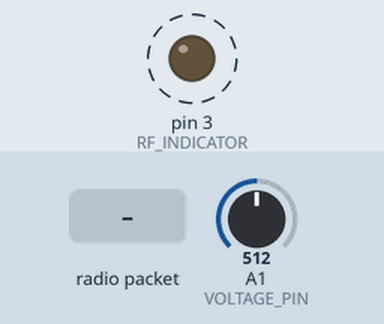
Recording of a sketch running on a simulated Arduino Uno, built with avr-gcc and run on an emulated ATmega328P. On the bench: output pins drawn as LEDs (lit = HIGH). Dashed ring = blinking. The test bench sets the inputs (shaded band); at power-on: A1 (VOLTAGE_PIN) = 512. No radio packets arrive unless stated; what the sketch prints to the serial monitor is not drawn.

Above: at 1.2 s.
1.3 s: radio packet "1" arrives
Timing chart, 0 to 11.3 s (numbered marks = the images above; inputs shaded):
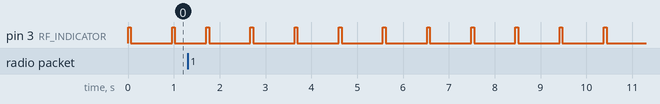

The sketch:

nrf24_client.ino
```cpp
// nrf24_client.pde
// -*- mode: C++ -*-
// Example sketch showing how to create a simple messageing client
// with the RH_NRF24 class. RH_NRF24 class does not provide for addressing or
// reliability, so you should only use RH_NRF24 if you do not need the higher
// level messaging abilities.
// It is designed to work with the other example nrf24_server.
// Tested on Uno with Sparkfun NRF25L01 module
// Tested on Anarduino Mini (http://www.anarduino.com/mini/) with RFM73 module
// Tested on Arduino Mega with Sparkfun WRL-00691 NRF25L01 module

#include <SPI.h>
#include <RH_NRF24.h>

#define RF_CS_PIN 7
#define RF_CE_PIN 9
#define RF_INDICATOR 3
#define VOLTAGE_PIN A1

// Singleton instance of the radio driver
RH_NRF24 nrf24(RF_CE_PIN, RF_CS_PIN);

void setup()
{
  pinMode(RF_INDICATOR, OUTPUT);
  digitalWrite(RF_INDICATOR, LOW);
  pinMode(VOLTAGE_PIN, INPUT);
  Serial.begin(9600);
  while (!Serial)
    ; // wait for serial port to connect. Needed for Leonardo only
  if (!nrf24.init())
    Serial.println("init failed");
  // Defaults after init are 2.402 GHz (channel 2), 2Mbps, 0dBm
  if (!nrf24.setChannel(1))
    Serial.println("setChannel failed");
  if (!nrf24.setRF(RH_NRF24::DataRate2Mbps, RH_NRF24::TransmitPower0dBm))
    Serial.println("setRF failed");
  Serial.println("init OK\r\n");
}


void loop()
{
  int sensorValue = analogRead(VOLTAGE_PIN);
  float voltage = sensorValue * (5.0 / 1023.0);

  char data[32];
  dtostrf(voltage, 4, 2, data);
  strcat(data, "V");

  Serial.print("Sending voltage: ");
  Serial.println(data);

  // Send a message to nrf24_server
  digitalWrite(RF_INDICATOR, HIGH);
  nrf24.send((uint8_t*)data, strlen(data) + 1);

  nrf24.waitPacketSent();
  digitalWrite(RF_INDICATOR, LOW);

  // Now wait for a reply
  uint8_t buf[RH_NRF24_MAX_MESSAGE_LEN];
  uint8_t len = sizeof(buf);

  if (nrf24.waitAvailableTimeout(500))
  {
    digitalWrite(RF_INDICATOR, HIGH);
    // Should be a reply message for us now
    if (nrf24.recv(buf, &len))
    {
      Serial.print("got reply: ");
      Serial.println((char*)buf);
    }
    else
    {
      Serial.println("recv failed");
    }
    digitalWrite(RF_INDICATOR, LOW);
  }
  else
  {
    Serial.println("No reply, is nrf24_server running?");
  }
  delay(400);
}
```

Measured:
- by itself, pin 3 (RF_INDICATOR): alternates HIGH for 0.06 s and LOW for 0.90 s
